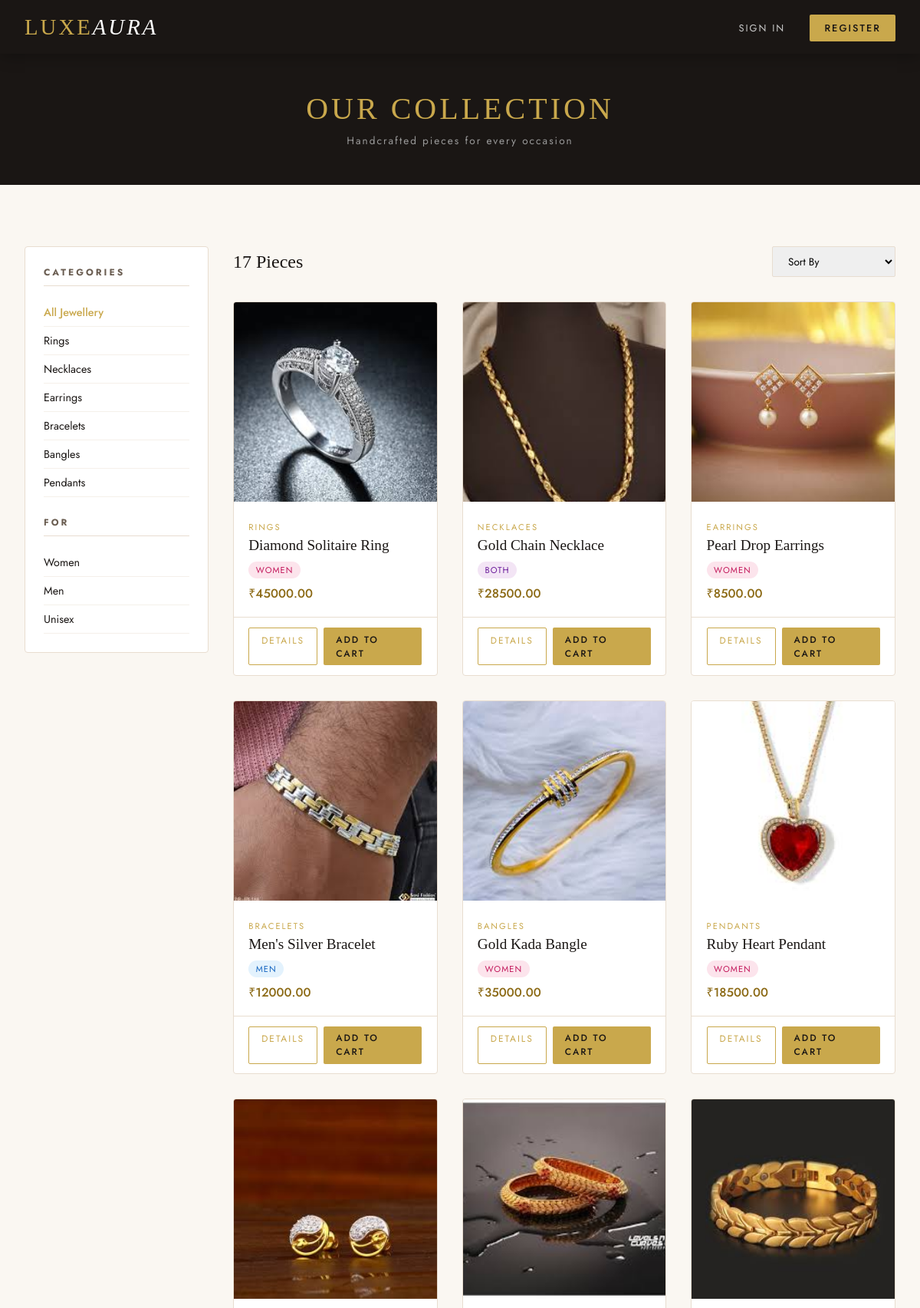
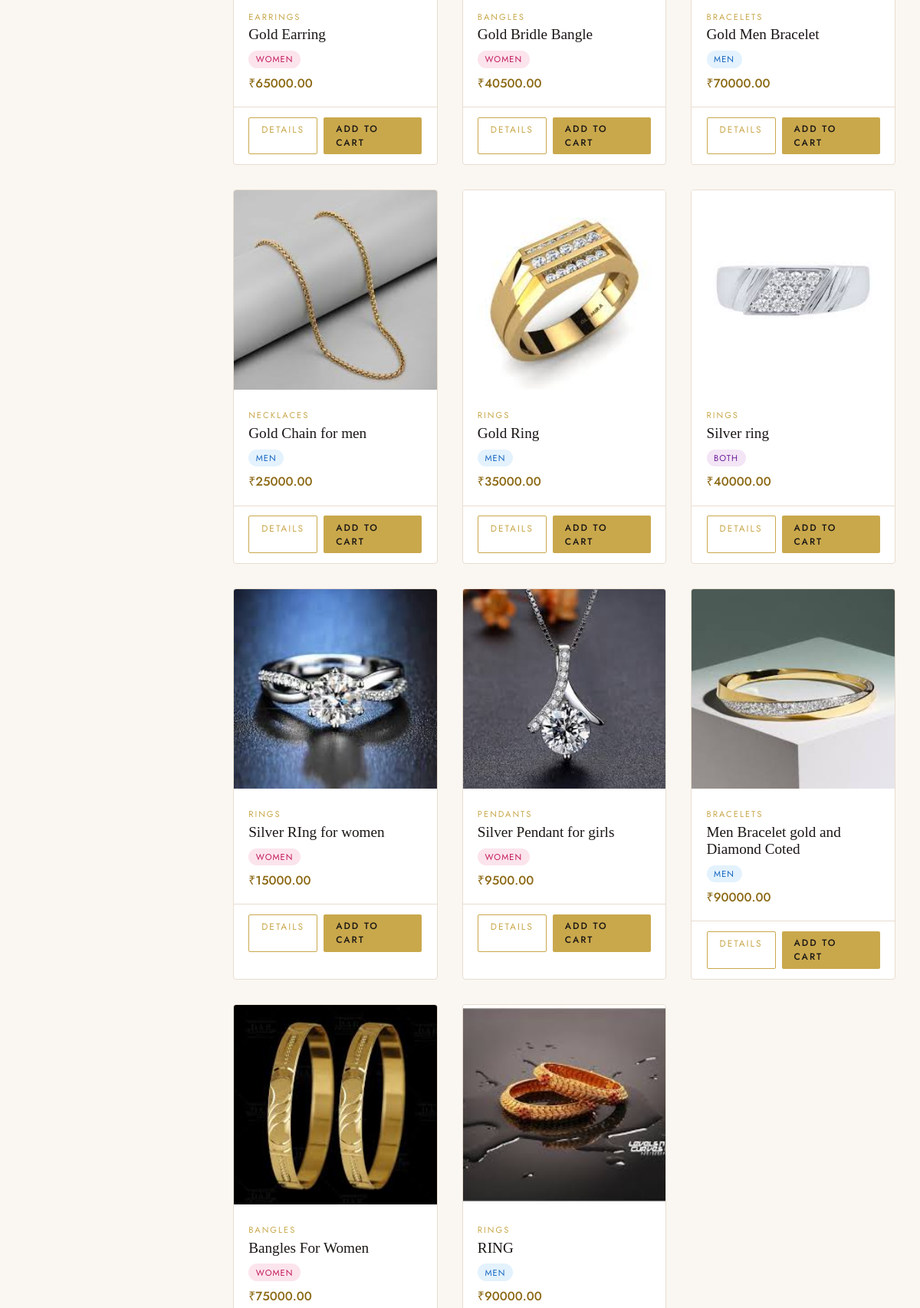
The app's page /shop/ (upper part) with its own data (2 pictures, top to bottom).
### store/models.py (models this page shows, shortened)
class Category(models.Model):
    name = models.CharField(max_length=255)
    class Meta:
        verbose_name_plural = "Categories"

class Product(models.Model):
    FOR_WHOM_CHOICES = (
        ('Women', 'Women'),
        ('Men', 'Men'),
        ('Both', 'Both'),
    )
    name = models.CharField(max_length=255)
    category = models.ForeignKey(Category, on_delete=models.CASCADE, related_name='products')
    description = models.TextField()
    price = models.DecimalField(max_digits=10, decimal_places=2)
    image = models.ImageField(upload_to='products/', blank=True, null=True)
    stock = models.PositiveIntegerField(default=0)
    for_whom = models.CharField(max_length=10, choices=FOR_WHOM_CHOICES, default='Both')
    created_at = models.DateTimeField(auto_now_add=True)

### store/views.py (the view)
# urls.py: path('shop/',                     views.shop,           name='shop'),
def shop(request):
    products = Product.objects.all()
    categories = Category.objects.all()
    category_id = request.GET.get('category')
    if category_id:
        products = products.filter(category_id=category_id)
    for_whom = request.GET.get('for_whom')
    if for_whom:
        products = products.filter(for_whom=for_whom)
    sort = request.GET.get('sort')
    if sort == 'price_asc':
        products = products.order_by('price')
    elif sort == 'price_desc':
        products = products.order_by('-price')
    context = {
        'products': products, 'categories': categories,
        'selected_category': int(category_id) if category_id else None, 'selected_sort': sort
    }
    return render(request, 'shop.html', context)

### templates/shop.html (shortened to what this page needs)
{% extends 'base.html' %}
{% block content %}
<div class="page-header">
    <h1>Our Collection</h1>
    <p>Handcrafted pieces for every occasion</p>
</div>
<div class="container">
    <div class="shop-layout">
        <aside class="filter-sidebar">
            <h3>Categories</h3>
            <a href="{% url 'shop' %}{% if selected_sort %}?sort={{ selected_sort }}{% endif %}" class="filter-option {% if not selected_category %}active{% endif %}">All Jewellery</a>
            {% for cat in categories %}
            <a href="{% url 'shop' %}?category={{ cat.id }}{% if selected_sort %}&sort={{ selected_sort }}{% endif %}" class="filter-option {% if selected_category == cat.id %}active{% endif %}">{{ cat.name }}</a>
            {% endfor %}
            <h3 style="margin-top:1.5rem">For</h3>
            <a href="{% url 'shop' %}?{% if selected_category %}category={{ selected_category }}&{% endif %}for_whom=Women" class="filter-option">Women</a>
            <a href="{% url 'shop' %}?{% if selected_category %}category={{ selected_category }}&{% endif %}for_whom=Men" class="filter-option">Men</a>
            <a href="{% url 'shop' %}?{% if selected_category %}category={{ selected_category }}&{% endif %}for_whom=Both" class="filter-option">Unisex</a>
        </aside>
        <div>
            <div class="shop-header">
                <h2>{{ products.count }} Piece{{ products.count|pluralize }}</h2>
                <form method="GET">
                    <select name="sort" class="sort-select" onchange="this.form.submit()">
                        <option value="">Sort By</option>
                    </select>
                </form>
            </div>
            {% if products %}
            <div class="product-grid">
                {% for product in products %}
                <div class="product-card">
                    {% if product.image %}
                    <img src="{{ product.image.url }}" alt="{{ product.name }}">
                    {% else %}
                    <div class="product-card-img-placeholder">💎</div>
                    {% endif %}
                    <div class="product-card-body">
                        <div class="product-card-category">{{ product.category.name }}</div>
                        <div class="product-card-name">{{ product.name }}</div>
                        <div style="margin-bottom:0.5rem">
                            <span class="tag tag-{{ product.for_whom|lower }}">{{ product.for_whom }}</span>
                        </div>
                        <div class="product-card-price">₹{{ product.price }}</div>
                    </div>
                    <div class="product-card-footer">
                        <a href="{% url 'product_detail' product.id %}" class="btn btn-outline btn-sm">Details</a>
                        {% if product.stock > 0 %}
                        <a href="{% url 'add_to_cart' product.id %}" class="btn btn-gold btn-sm">Add to Cart</a>
                        {% else %}
                        <span class="btn btn-sm" style="background:#eee;color:#999;cursor:not-allowed;">Sold Out</span>
                        {% endif %}
                    </div>
                </div>
                {% endfor %}
            </div>
            {% else %}
            <div class="no-products">
                <p style="font-size:3rem">💎</p>
                <p style="margin-top:1rem">No products found in this category.</p>
                <a href="{% url 'shop' %}" class="btn btn-gold" style="margin-top:1.5rem">View All</a>
            </div>
            {% endif %}
        </div>
    </div>
</div>
{% endblock %}

### templates/base.html (style rules this page uses)
:root { --gold: #C9A84C; --gold-light: #E8C97A; --gold-dark: #8B6914; --cream: #FAF7F2; --dark: #1A1614; --charcoal: #2D2926; --mid: #6B5E52; --light-border: #E8DDD0; }
* { margin: 0; padding: 0; box-sizing: border-box; }
body { font-family: 'Jost', sans-serif; background: var(--cream); color: var(--dark); }
.btn { display: inline-block; padding: 0.75rem 2rem; font-size: 0.8rem; letter-spacing: 2px; text-transform: uppercase; font-family: 'Jost', sans-serif; cursor: pointer; border: none; text-decoration: none; transition: all 0.3s; border-radius: 2px; }
.btn-gold { background: var(--gold); color: var(--dark); font-weight: 500; }
.btn-outline { background: transparent; color: var(--gold); border: 1px solid var(--gold); }
.btn-sm { padding: 0.4rem 1rem; font-size: 0.75rem; }
.page-header { background: var(--dark); padding: 3rem 2rem; text-align: center; margin-bottom: 3rem; }
.page-header h1 { font-family: 'Cormorant Garamond', serif; font-size: 2.5rem; color: var(--gold); font-weight: 300; letter-spacing: 4px; text-transform: uppercase; }
.page-header p { color: #999; font-size: 0.85rem; letter-spacing: 2px; margin-top: 0.5rem; }
.product-card { background: #fff; border: 1px solid var(--light-border); transition: transform 0.3s, box-shadow 0.3s; overflow: hidden; border-radius: 4px; }
.product-card img { width: 100%; height: 260px; object-fit: cover; }
.product-card-body { padding: 1.2rem; }
.product-card-category { font-size: 0.7rem; letter-spacing: 2px; text-transform: uppercase; color: var(--gold); margin-bottom: 0.3rem; }
.product-card-name { font-family: 'Cormorant Garamond', serif; font-size: 1.2rem; font-weight: 400; margin-bottom: 0.5rem; }
.product-card-price { font-size: 1rem; color: var(--gold-dark); font-weight: 500; }
.product-card-footer { padding: 0.8rem 1.2rem; border-top: 1px solid var(--light-border); display: flex; gap: 0.5rem; }
.product-grid { display: grid; grid-template-columns: repeat(auto-fill, minmax(260px, 1fr)); gap: 2rem; }
.container { max-width: 1200px; margin: 0 auto; padding: 0 2rem; }
.tag { display: inline-block; padding: 0.2rem 0.6rem; font-size: 0.7rem; letter-spacing: 1px; text-transform: uppercase; border-radius: 20px; background: var(--light-border); color: var(--mid); }
.tag-women { background: #fce4ec; color: #c2185b; }
.tag-men { background: #e3f2fd; color: #1565c0; }
.tag-both { background: #f3e5f5; color: #6a1b9a; }

### templates/shop.html (style rules this page uses)
.shop-layout { display: grid; grid-template-columns: 240px 1fr; gap: 2rem; padding: 2rem 0; }
.filter-sidebar { background: #fff; border: 1px solid var(--light-border); padding: 1.5rem; border-radius: 4px; height: fit-content; position: sticky; top: 90px; }
.filter-sidebar h3 { font-size: 0.75rem; letter-spacing: 3px; text-transform: uppercase; color: var(--mid); margin-bottom: 1rem; padding-bottom: 0.5rem; border-bottom: 1px solid var(--light-border); }
.filter-option { display: block; padding: 0.5rem 0; text-decoration: none; color: var(--dark); font-size: 0.9rem; border-bottom: 1px solid #f5f0ea; transition: color 0.2s; }
.filter-option:hover, .filter-option.active { color: var(--gold); }
.filter-option.active { font-weight: 500; }
.shop-header { display: flex; justify-content: space-between; align-items: center; margin-bottom: 2rem; }
.shop-header h2 { font-family: 'Cormorant Garamond', serif; font-size: 1.5rem; font-weight: 400; }
.sort-select { padding: 0.5rem 1rem; border: 1px solid var(--light-border); font-family: 'Jost', sans-serif; font-size: 0.85rem; outline: none; border-radius: 2px; }

### records on screen
Category: name "Rings"
Category: name "Necklaces"
Category: name "Earrings"
Category: name "Bracelets"
Category: name "Bangles"
Category: name "Pendants"
Product: image (picture), category.name "RINGS", name "Diamond Solitaire Ring", for_whom "WOMEN", price "45000.00", stock "ADD TO CART"
Product: image (picture), category.name "NECKLACES", name "Gold Chain Necklace", for_whom "BOTH", price "28500.00", stock "ADD TO CART"
Product: image (picture), category.name "EARRINGS", name "Pearl Drop Earrings", for_whom "WOMEN", price "8500.00", stock "ADD TO CART"
Product: image (picture), category.name "BRACELETS", name "Men's Silver Bracelet", for_whom "MEN", price "12000.00", stock "ADD TO CART"
Product: image (picture), category.name "BANGLES", name "Gold Kada Bangle", for_whom "WOMEN", price "35000.00", stock "ADD TO CART"
Product: image (picture), category.name "PENDANTS", name "Ruby Heart Pendant", for_whom "WOMEN", price "18500.00", stock "ADD TO CART"
Product: image (picture), category.name "EARRINGS", name "Gold Earring", for_whom "WOMEN", price "65000.00", stock "ADD TO CART"
Product: image (picture), category.name "BANGLES", name "Gold Bridle Bangle", for_whom "WOMEN", price "40500.00", stock "ADD TO CART"
Product: image (picture), category.name "BRACELETS", name "Gold Men Bracelet", for_whom "MEN", price "70000.00", stock "ADD TO CART"
Product: image (picture), category.name "NECKLACES", name "Gold Chain for men", for_whom "MEN", price "25000.00", stock "ADD TO CART"
Product: image (picture), category.name "RINGS", name "Gold Ring", for_whom "MEN", price "35000.00", stock "ADD TO CART"
Product: image (picture), category.name "RINGS", name "Silver ring", for_whom "BOTH", price "40000.00", stock "ADD TO CART"
Product: image (picture), category.name "RINGS", name "Silver RIng for women", for_whom "WOMEN", price "15000.00", stock "ADD TO CART"
Product: image (picture), category.name "PENDANTS", name "Silver Pendant for girls", for_whom "WOMEN", price "9500.00", stock "ADD TO CART"
Product: image (picture), category.name "BRACELETS", name "Men Bracelet gold and Diamond Coted", for_whom "MEN", price "90000.00", stock "ADD TO CART"
Product: image (picture), category.name "BANGLES", name "Bangles For Women", for_whom "WOMEN", price "75000.00"
Product: image (picture), category.name "RINGS", name "RING", for_whom "MEN", price "90000.00"

### other values on screen
{{ products.count }} "17"
